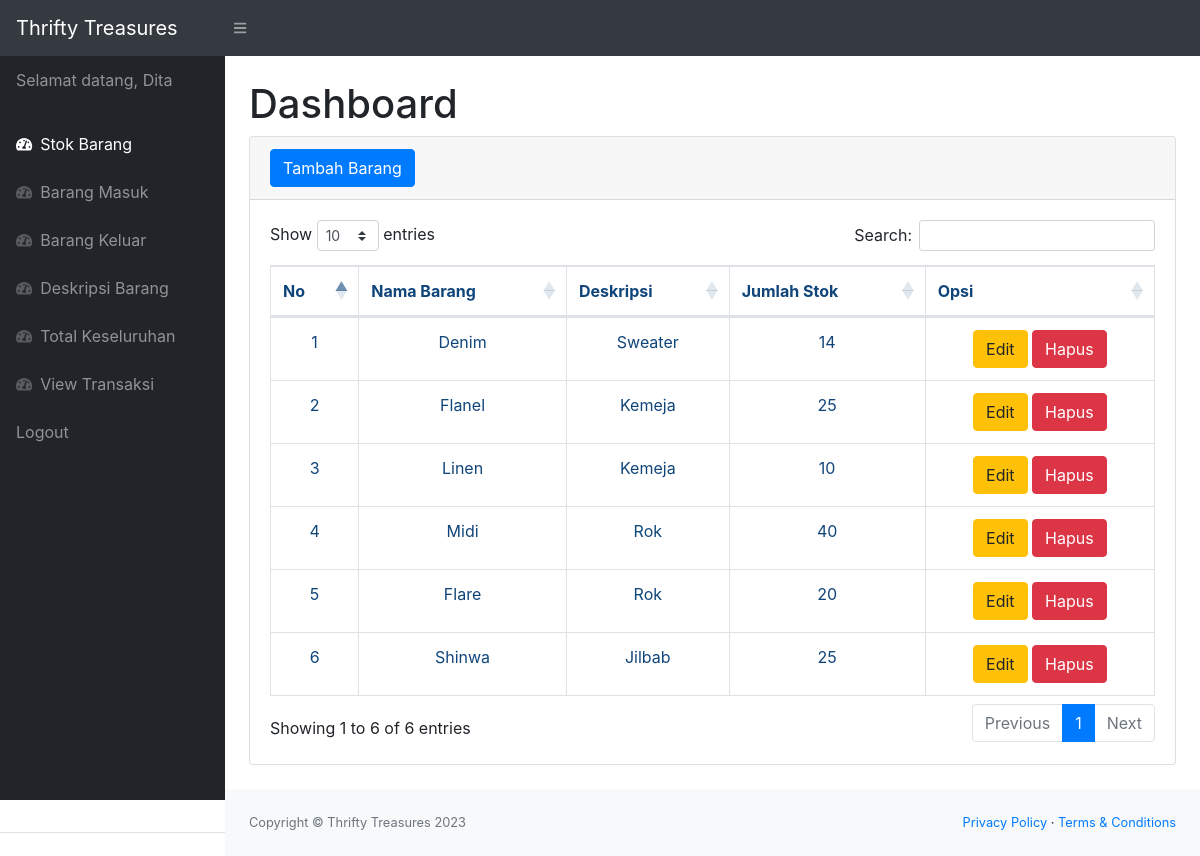
Screenshot of /index.php (signed in) with the database file from the repository.
### tables this page shows
CREATE TABLE `stock` (
  `id_barang` int(11) NOT NULL,
  `nama` varchar(50) NOT NULL,
  `fdeskripsi` int(11) NOT NULL,
  `stok` int(11) DEFAULT NULL
);

CREATE TABLE `deskripsi` (
  `id` int(11) NOT NULL,
  `deskripsi` varchar(30) NOT NULL
);

### index.php (the view, shortened to what this page needs)
<?php
    require 'function.php';
    $pekerja = $_SESSION['nama_pekerja'];
?>
<!DOCTYPE html>
<html lang="en">
    <head>
        <link href="css/styles.css" rel="stylesheet" />
        <link href="https://cdn.datatables.net/1.10.20/css/dataTables.bootstrap4.min.css" rel="stylesheet" />
    </head>
    <body class="sb-nav-fixed">
        <nav class="sb-topnav navbar navbar-expand navbar-dark bg-dark">
            <a class="navbar-brand" href="index.php">Thrifty Treasures</a>
            <button class="btn btn-link btn-sm order-1 order-lg-0" id="sidebarToggle" href="#"><i class="fas fa-bars"></i></button>
        </nav>
        <div id="layoutSidenav">
            <div id="layoutSidenav_nav">
                <nav class="sb-sidenav accordion sb-sidenav-dark" id="sidenavAccordion">
                    <div class="sb-sidenav-menu">
                        <div class="nav">
                            <p class="nav-link">
                                Selamat datang, <?php echo $pekerja; ?>
                            </p>
                            <a class="nav-link" href="index.php">
                                <div class="sb-nav-link-icon"><i class="fas fa-tachometer-alt"></i></div>
                                Stok Barang
                            </a>
                            <a class="nav-link" href="masuk.php">
                                <div class="sb-nav-link-icon"><i class="fas fa-tachometer-alt"></i></div>
                                Barang Masuk
                            </a>
                            <a class="nav-link" href="keluar.php">
                                <div class="sb-nav-link-icon"><i class="fas fa-tachometer-alt"></i></div>
                                Barang Keluar
                            </a>
                            <a class="nav-link" href="deskripsi.php">
                                <div class="sb-nav-link-icon"><i class="fas fa-tachometer-alt"></i></div>
                                Deskripsi Barang
                            </a>
                            <a class="nav-link" href="Total_Stok.php">
                                <div class="sb-nav-link-icon"><i class="fas fa-tachometer-alt"></i></div>
                                Total Keseluruhan
                            </a>
                            <a class="nav-link" href="view_transaksi.php">
                                <div class="sb-nav-link-icon"><i class="fas fa-tachometer-alt"></i></div>
                                View Transaksi
                            </a>
                            <a class="nav-link" href="logout.php">
                                Logout
                            </a>
                        </div>
                    </div>
                </nav>
            </div>
            <div id="layoutSidenav_content">
                <main>
                    <div class="container-fluid">
                        <h1 class="mt-4">Dashboard</h1>
                        <div class="card mb-4">
                            <div class="card-header">
                                <button type="button" class="btn btn-primary" data-toggle="modal" data-target="#myModal">
                                    Tambah Barang
                                </button>
                            </div>
                            <div class="card-body">
                                <div class="table-responsive">
                                    <table class="table table-bordered" id="dataTable" width="100%" cellspacing="0">
                                        <thead>
                                            <tr align = "center">
                                                <th>No</th>
                                                <th>Nama Barang</th>
                                                <th>Deskripsi</th>
                                                <th>Jumlah Stok</th>
                                                <th>Opsi</th>
                                            </tr>
                                        </thead>
                                        <tbody>
                                            <?php
                                                $liststock = mysqli_query($koneksi, "select * from stock s, deskripsi d where s.fdeskripsi = d.id");
                                                $i = 1;
                                                while($data = mysqli_fetch_array($liststock)){
                                                    $namabarang = $data['nama'];
                                                    $deskripsi = $data['deskripsi'];
                                                    $stock = $data['stok'];
                                                    $idb = $data['id_barang'];
                                            ?>
                                            <tr align = "center">
                                                <td><?=$i++;?></td>
                                                <td><?=$namabarang;?></td>
                                                <td><?=$deskripsi;?></td>
                                                <td><?=$stock;?></td>
                                                <td>
                                                    <button type="button" class="btn btn-warning" data-toggle="modal" data-target="#edit<?=$idb;?>">
                                                        Edit
                                                    </button>
                                                    <button type="button" class="btn btn-danger" data-toggle="modal" data-target="#delete<?=$idb;?>">
                                                        Hapus
                                                    </button>
                                                </td>
                                            </tr>
                                            <?php
                                                };
                                            ?>
                                        </tbody>
                                    </table>
                                </div>
                            </div>
                        </div>
                    </div>
                </main>
                <footer class="py-4 bg-light mt-auto">
                    <div class="container-fluid">
                        <div class="d-flex align-items-center justify-content-between small">
                            <div class="text-muted">Copyright &copy; Thrifty Treasures 2023</div>
                            <div>
                                <a href="#">Privacy Policy</a>
                                &middot;
                                <a href="#">Terms &amp; Conditions</a>
                            </div>
                        </div>
                    </div>
                </footer>
            </div>
        </div>
    </body>
</html>

### rows the page displays
stock: nama "Denim", fdeskripsi.deskripsi "Sweater", stok "14"
stock: nama "Flanel", fdeskripsi.deskripsi "Kemeja", stok "25"
stock: nama "Linen", fdeskripsi.deskripsi "Kemeja", stok "10"
stock: nama "Midi", fdeskripsi.deskripsi "Rok", stok "40"
stock: nama "Flare", fdeskripsi.deskripsi "Rok", stok "20"
stock: nama "Shinwa", fdeskripsi.deskripsi "Jilbab", stok "25"

### other values shown
$pekerja "Dita"
